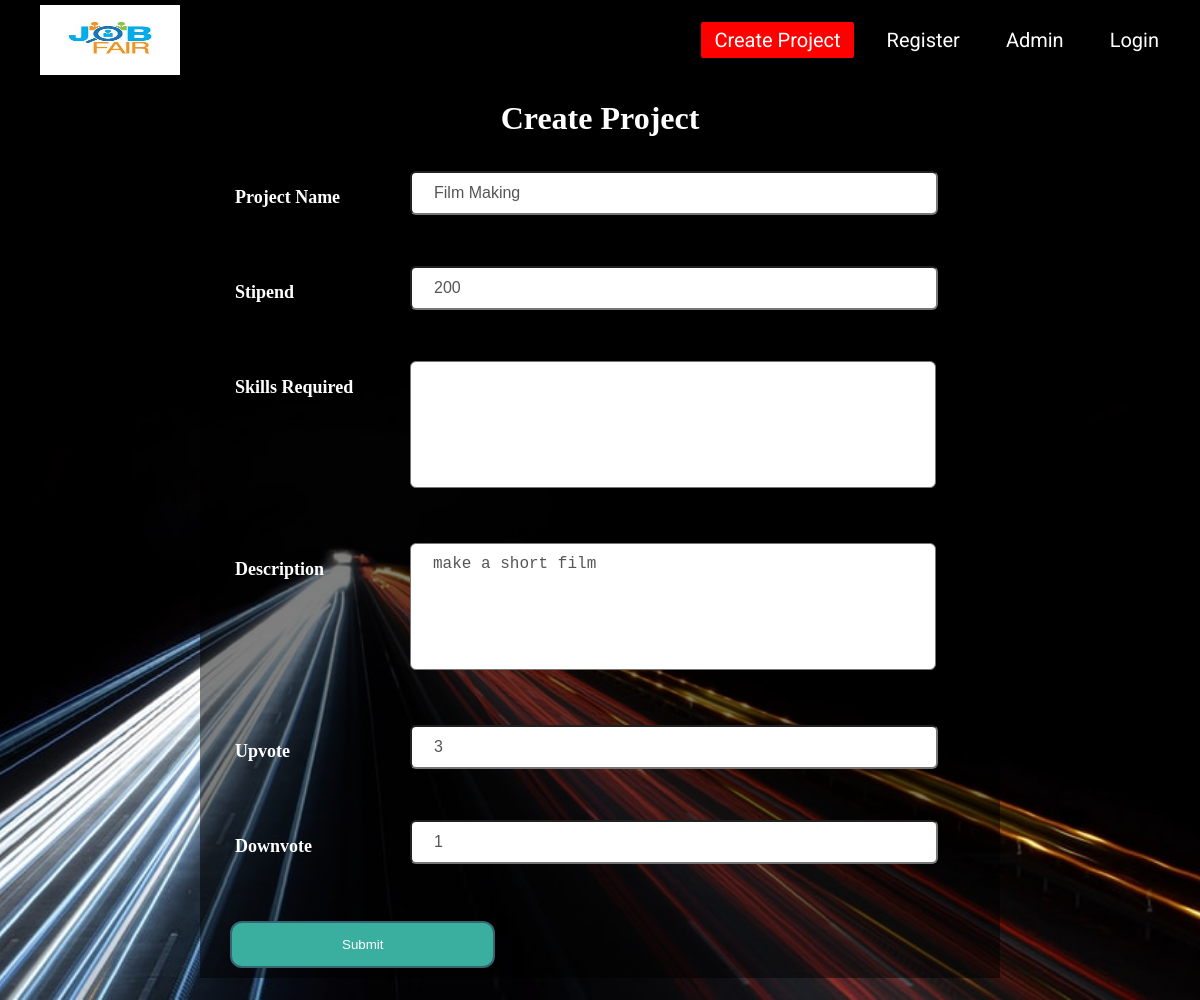
The app's page /jobfair_app/project_update/4/, older data.
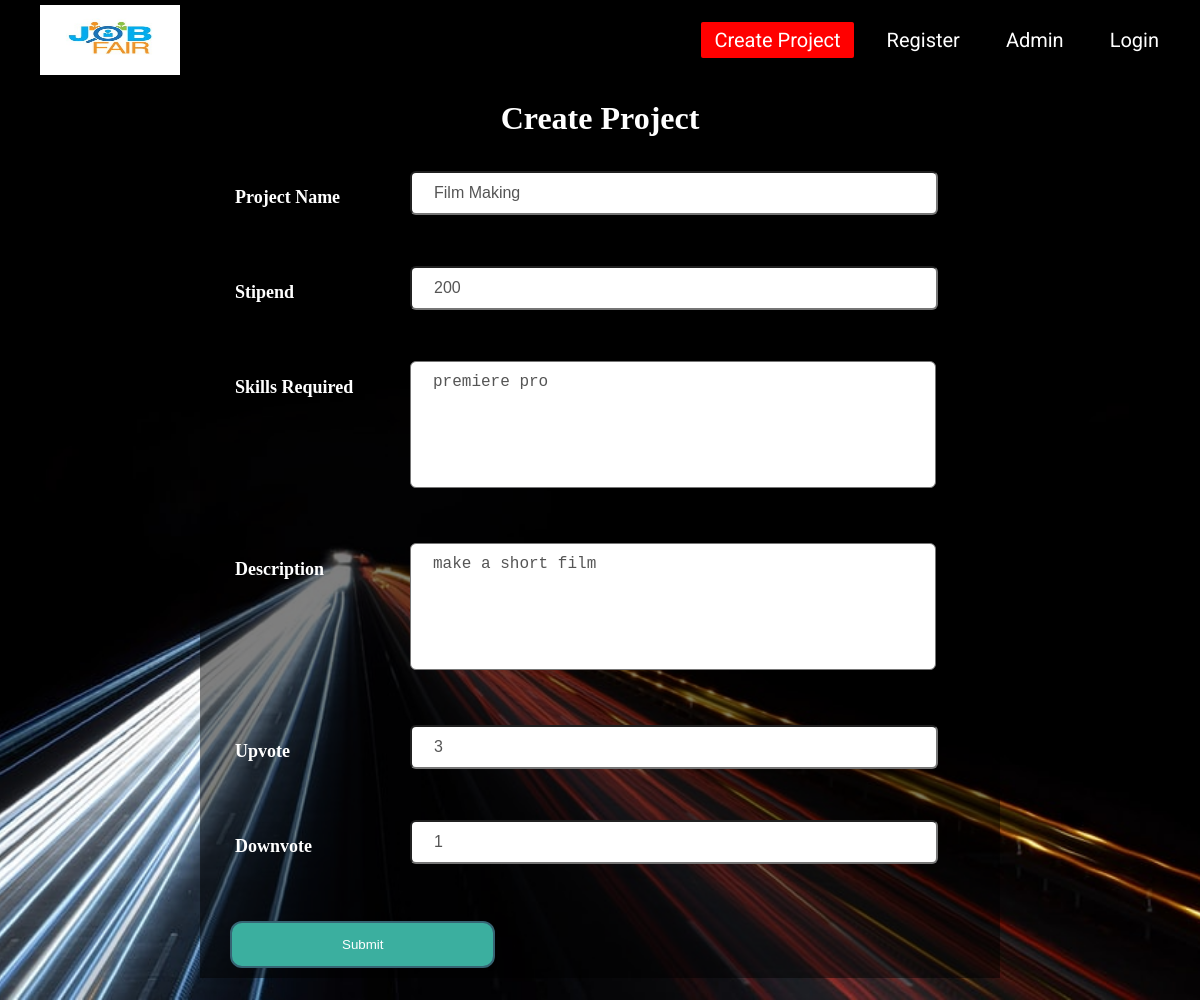
The same page, newer data.
### jobfair_app/models.py (models this page shows, shortened)
class Project(models.Model):
    name = models.CharField(max_length = 256)
    description = models.TextField(
        default = ' ',
        max_length=500,
    )
    stipend = models.IntegerField(
        default = 0,
     )
    upvote = models.IntegerField(
        default = 0,
    )
    downvote = models.IntegerField(
        default = 0,
    )
    skills = models.TextField(
    default = '',
    max_length = 500
    )

### jobfair_app/views.py (the view)
# urls.py: path('project_update/<pk>/',views.ProjectUpdateView.as_view(), name = 'project_update'),
class ProjectUpdateView(UpdateView):
    model = models.Project
    fields = ('name','description','stipend','upvote','downvote','skills')
    template_name = 'project_form.html'

### jobfair_app/templates/project_form.html (shortened to what this page needs)
<!DOCTYPE html>
<html>
  <head>
    {% load static %}
    <link rel="stylesheet" type="text/css"  href="{% static 'project_create.css' %}">
  </head>
  <body>
    <div class="wrapper">
      <nav class="navbar">
        <a href="{% url 'jobfair_app:index' %}">
          <img class="logo" src="{% static 'jb.jpg' %}">
        </a>
        <ul>
          <li><a class="active" href="{% url 'jobfair_app:project_create' %}">Create Project</a></li>
          <li><a href="{% url 'jobfair_app:register' %}">Register</a></li>
          <li><a href="{% url 'admin:index' %}">Admin</a></li>
          {% if user.is_authenticated %}
          <li> <a href="{% url 'jobfair_app:logout' %}">{{user.username}} Logout</a> </li>
          {% else %}
          <li> <a href="{% url 'jobfair_app:user_login' %}">Login</a> </li>
          {% endif %}
        </ul>
      </nav>
    <div class="regform">
      <h1>Create Project</h1>
    </div>
    <div class="main">
      <form method="post">
        <h2 class="name">Project Name</h2>
        {{form.name}}
        <h2 class="name">Stipend</h2>
        {{form.stipend}}
        <h2 class="name">Skills Required</h2>
        {{form.skills}}
        <h2 class="name">Description</h2>
        {{form.description}}
        <h2 class="name">Upvote</h2>
        {{form.upvote}}
        <h2 class="name">Downvote</h2>
        {{form.downvote}}
        <button type="submit">Submit</button>
      </form>
    </div>
  </div>
  </body>
</html>

Row changes from the older to the newer data that the page shows:
changed Project "Film Making": skills (not shown) → "premiere pro"
